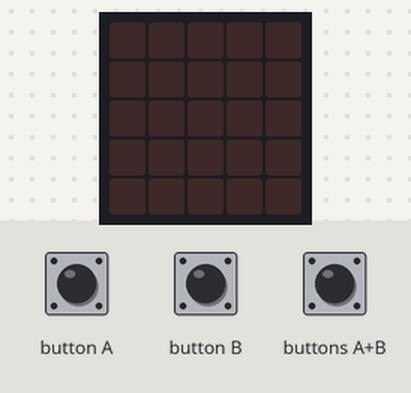
Simulated run of this program. Board: BBC micro:bit (MakeCode). Parts: the board's 5×5 LED display. The test bench sets the inputs (shaded band). Random numbers come from a fixed seed.

Above: at 1.2 s.
1.3 s: button A pressed for 0.15 s
At 1.8 s:
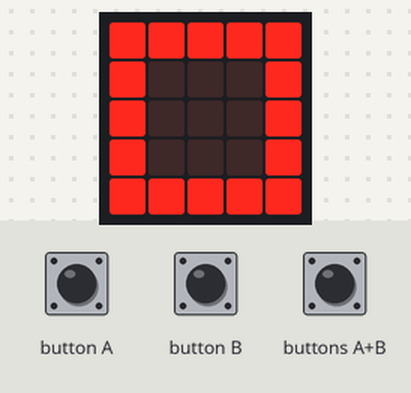
4.1 s: button B pressed for 0.15 s
At 5.1 s:
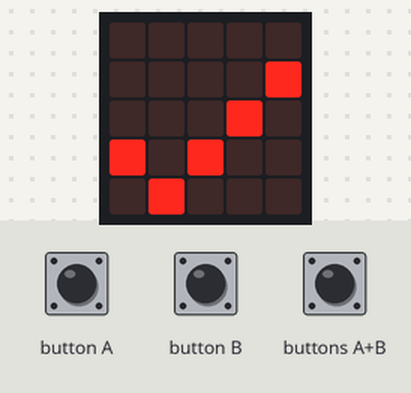
6.1 s: buttons A+B pressed for 0.15 s
At 6.6 s:
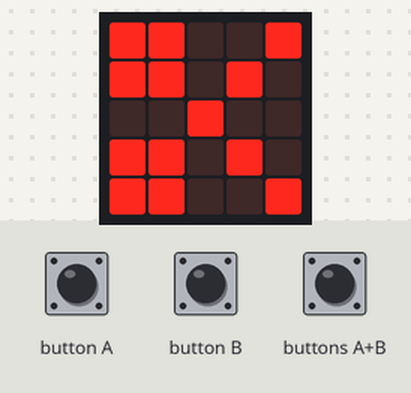
8.3 s: buttons A+B pressed for 1 s
At 10.3 s:
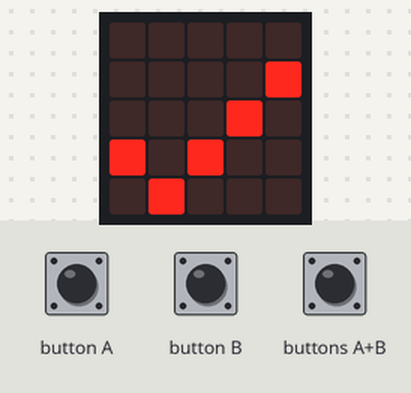
Timing chart, 0 to 11.8 s (numbered marks = the images above; inputs shaded):
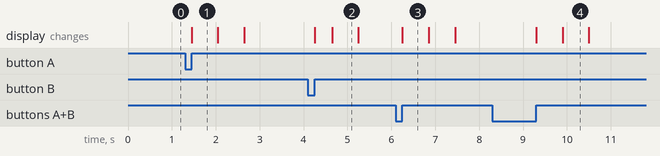

Measured:
- after the input at 1.3 s, the display: changes after 0.15 s (image 1)
- after the input at 4.1 s, the display: first changes after 0.15 s (image 2 shows a later state)
- after the input at 6.1 s, the display: changes after 0.15 s (image 3)
- after the input at 8.3 s, the display: first changes after 1.0 s (image 4 shows a later state)
- what the display in image 1 shows lasts 0.6 s, from 1.5 s to 2.1 s

The program:

main.ts
```typescript
function PrintCorrect () {
    basic.showIcon(IconNames.Yes)
    basic.clearScreen()
}
input.onButtonPressed(Button.A, function () {
    basic.showIcon(IconNames.Square)
    Input = 1
    basic.clearScreen()
    CheckInput()
})
input.onGesture(Gesture.Shake, function () {
    Input = randint(1, 3)
    if (Input == 1) {
        basic.showIcon(IconNames.Square)
    } else if (Input == 2) {
        basic.showLeds(`
            . . . . .
            # # # # #
            # # # # #
            # # # # #
            . . . . .
            `)
    } else {
        basic.showIcon(IconNames.Scissors)
    }
    CheckInput()
})
input.onButtonPressed(Button.AB, function () {
    basic.showIcon(IconNames.Scissors)
    Input = 3
    basic.clearScreen()
    CheckInput()
})
input.onButtonPressed(Button.B, function () {
    basic.showLeds(`
        . . . . .
        # # # # #
        # # # # #
        # # # # #
        . . . . .
        `)
    Input = 2
    basic.clearScreen()
    CheckInput()
})
function CheckInput () {
    if (Answer == 1) {
        if (true) {
            PrintCorrect()
        } else {
            PrintIncorrect()
        }
    } else if (Answer == 2) {
        if (Input == 3) {
            PrintCorrect()
        } else {
            PrintIncorrect()
        }
    } else {
        if (Input == 1) {
            PrintCorrect()
        } else {
            PrintIncorrect()
        }
    }
}
function PrintIncorrect () {
    basic.showIcon(IconNames.No)
    basic.clearScreen()
}
let Input = 0
let Answer = 0
Answer = randint(1, 3)
```

test.ts
```typescript
// aquí va el archivo "tests"; esto no se compilará cuando este paquete se utilice como una extensión.
```
